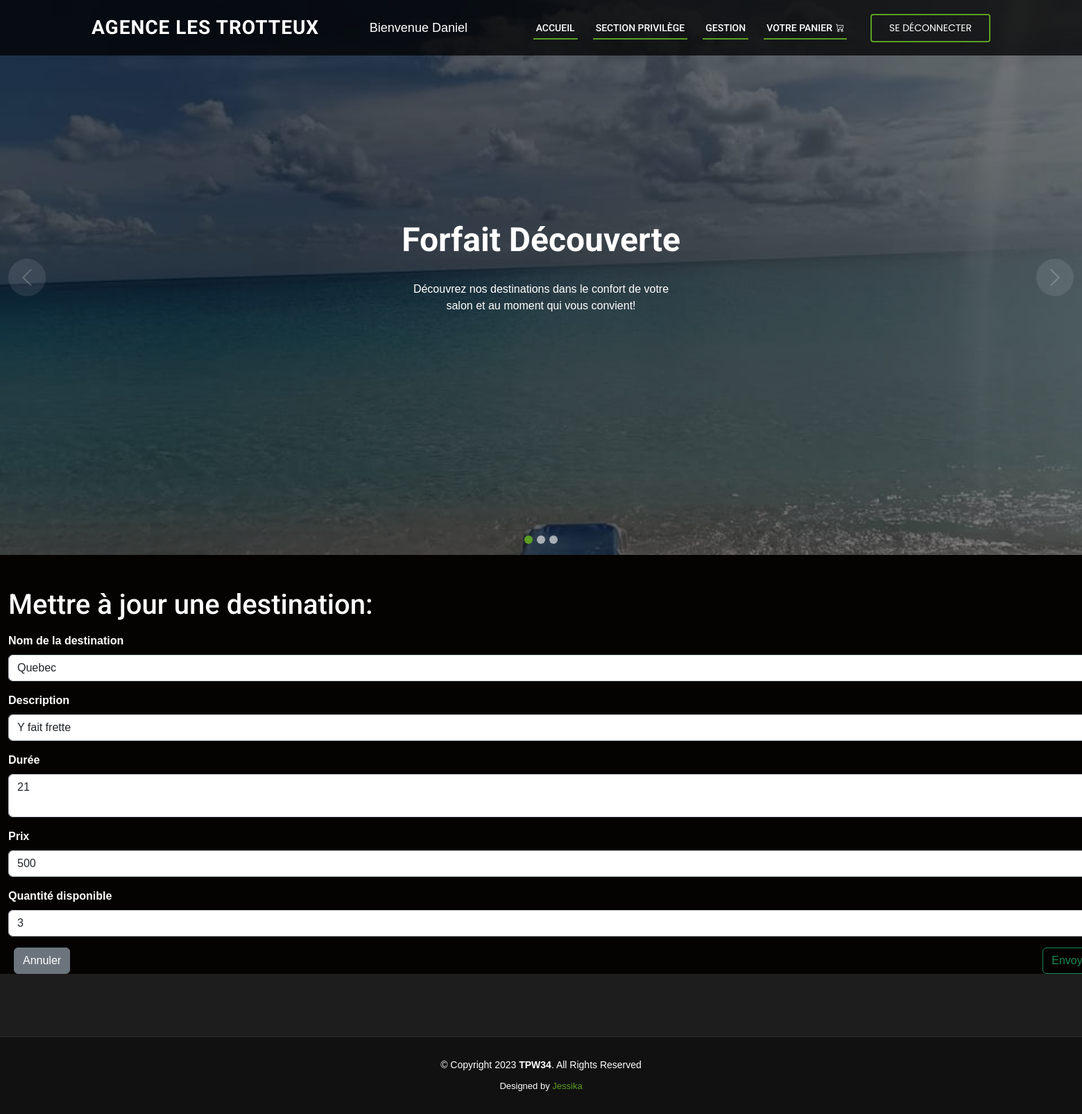
Screenshot of /update.php?id=12 (signed in) with the database file from the repository.
### tables this page shows
CREATE TABLE IF NOT EXISTS `produits` (
  `PK_IdProduit` int(11) NOT NULL AUTO_INCREMENT COMMENT 'PK',
  `NomProduit` varchar(40) NOT NULL,
  `InfoProduit` text NOT NULL COMMENT 'Description du voyage',
  `image` varchar(256) DEFAULT NULL COMMENT 'photographie',
  `TempsProduit` int(11) NOT NULL COMMENT 'Durée du voyage',
  `PrixProduit` decimal(10,0) NOT NULL,
  `QteProduit` int(20) NOT NULL COMMENT 'Quantité du produit',
  `FK_IdCategorie` int(11) DEFAULT NULL COMMENT 'FK',
  PRIMARY KEY (`PK_IdProduit`)
);

### update.php (called while the page is built)
<?php include "include/head.php"; ?>
<?php include "include/menu.php"; ?>
<?php include "contenu/contenuUpdate.php"; ?>
<?php include "include/footer.php"; ?>

### contenu/contenuUpdate.php (the view, shortened to what this page needs)
<?php
    $nomproduit= $infoproduit=$tempsproduit ="";
    $prixproduit=$qteproduit=$PK_IdProduit= 0;
    $name_err= $info_err=$prix_err= $temps_err= $qte_err ="";
    if(isset($_POST["PK_IdProduit"]) && !empty($_POST["PK_IdProduit"])){
        $PK_IdProduit = $_POST["PK_IdProduit"];
        if($_SERVER["REQUEST_METHOD"] == "POST"){
            $input_name = trim($_POST["NomProduit"]);
            if(empty($input_name)){
                $name_err = "SVP entre un nom de categorie.";
            } elseif(!filter_var($input_name, FILTER_VALIDATE_REGEXP, array("options"=>array("regexp"=>"/^[a-zA-Z\s]+$/")))){
                $name_err = "Svp entre un nom valide.";
            } else{
                $nomproduit = $input_name;
            }
            $input_info = trim($_POST["InfoProduit"]);
            if(empty($input_info)){
                $info_err = "Svp entre un info.";
            } else{
                $infoproduit = $input_info;
            }
            $input_prix = trim($_POST["PrixProduit"]);
            if(empty($input_prix)){
                $prix_err = "Svp entre un prix.";
            } else{
                $prixproduit = $input_prix;
            }
            $input_temps = trim($_POST["TempsProduit"]);
            if(empty($input_temps)){
                $temps_err = "Svp entre une durée en jours.";
            } else{
                $tempsproduit = $input_temps;
            }
            $input_qte = trim($_POST["QteProduit"]);
            if(empty($input_qte)){
                $qte_err = "Svp entre une qte.";
            } else{
                $qteproduit = $input_qte;
            }
            if(empty($name_err) && empty($info_err) && empty($prix_err) && empty($temps_err) && empty($qte_err)){
                $sql = "UPDATE produits SET  NomProduit=?, InfoProduit=?, PrixProduit=?, TempsProduit=?, QteProduit=? where PK_IdProduit = ?";
                if($stmt = mysqli_prepare($connect, $sql)){
                        mysqli_stmt_bind_param($stmt,"ssiiii",$parram_nomproduit, $parram_infoproduit, $parram_prixproduit, $parram_tempsproduit, $parram_qteproduit,$parram_id);
                        $parram_nomproduit = $nomproduit;
                        $parram_infoproduit = $infoproduit;
                        $parram_prixproduit = $prixproduit;
                        $parram_tempsproduit = $tempsproduit;
                        $parram_qteproduit = $qteproduit;
                        $parram_id = $_POST["PK_IdProduit"];
                        if(mysqli_stmt_execute($stmt)){
                            header("Location: inventaire.php");
                        } else{
                            echo "Quelque chose à mal été , recommencer plus tard";
                        }
                }
                    mysqli_stmt_close($stmt);
            }
                mysqli_close($connect);
        }
    }else{
                if(isset($_GET["id"]) && !empty(trim($_GET["id"]))){
            $sql = "SELECT * FROM produits WHERE PK_IdProduit = ?";
            if($stmt = mysqli_prepare($connect, $sql)){
                mysqli_stmt_bind_param($stmt, "i", $param_id);
                if(mysqli_stmt_execute($stmt)){
                    $result = mysqli_stmt_get_result($stmt);
                    if(mysqli_num_rows($result) == 1){
                        $row = mysqli_fetch_array($result, MYSQLI_ASSOC);
                    $nomproduit= $row["NomProduit"];
                    $infoproduit= $row["InfoProduit"];
                    $prixproduit= $row["PrixProduit"];
                    $tempsproduit = $row["TempsProduit"];
                    $qteproduit= $row["QteProduit"];
                    } else{
                        header("location: erreur.php");
                        exit();
                    }
                } else{
                    echo "Oops! Something went wrong. Please try again later.";
                }
            }
        }  else{
            header("location: erreur.php");
            exit();
        }
    }
?>
<section id="hero">
    <div class="hero-container">
        <div id="heroCarousel" data-bs-interval="5000" class="carousel slide carousel-fade" data-bs-ride="carousel">
            <ol class="carousel-indicators" id="hero-carousel-indicators"></ol>
            <div class="carousel-inner" role="listbox">
            <div class="carousel-item active" style="background-image: url(img/slide/plage.jpg);">
                <div class="carousel-container">
                    <div class="carousel-content">
                        <h2 class="animate__animated animate__fadeInDown">Forfait Découverte</h2>
                        <p class="animate__animated animate__fadeInUp">Découvrez nos destinations dans le confort de votre salon et au moment qui vous convient!</p>
                    </div>
                </div>
            </div>
        </div>
            <a class="carousel-control-prev" href="#heroCarousel" role="button" data-bs-slide="prev">
                    <span class="carousel-control-prev-icon bi bi-chevron-left" aria-hidden="true"></span>
            </a>
            <a class="carousel-control-next" href="#heroCarousel" role="button" data-bs-slide="next">
                <span class="carousel-control-next-icon bi bi-chevron-right" aria-hidden="true"></span>
            </a>
        </div>
    </div>
</section>
<body>
    <div class="wrapper">
        <div class="container-fluid">
            <div class="row">
                <div class="col-md-12"  style="color:white">
                    <h1 class="mt-5" style="color:white">Mettre à jour une destination: </h1>
                    <form action="<?php echo htmlspecialchars(basename($_SERVER['REQUEST_URI'])); ?>" method="post">
                        <div class="form-group">
                            <label><b>Nom de la destination</b></label>
                            <input type="text" name="NomProduit" class="form-control" <?php echo (!empty($name_err)) ? 'is-invalid' : ''; ?> value="<?php echo $nomproduit; ?>">
                        </div>
                        <div class="form-group">
                            <label><b>Description</b></label>
                            <input type="text" name="InfoProduit" class="form-control <?php echo (!empty($info_err)) ? 'is-invalid' : ''; ?>" value="<?php echo $infoproduit; ?>">
                        </div>
                        <div class="form-group">
                            <label><b>Durée</b></label>
                            <textarea name="TempsProduit" class="form-control " <?php echo (!empty($temps_err)) ? 'is-invalid' : ''; ?> value="<?php echo $tempsproduit; ?>"><?php echo $tempsproduit; ?></textarea>
                        </div>
                        <div class="form-group">
                            <label><b>Prix</b></label>
                            <input type="text" name="PrixProduit" class="form-control " <?php echo (!empty($prix_err)) ? 'is-invalid' : ''; ?> value="<?php echo $prixproduit; ?>">
                        </div>
                        <div class="form-group">
                            <label><b>Quantité disponible</b></label>
                            <input type="text" name="QteProduit" class="form-control <?php echo (!empty($qte_err)) ? 'is-invalid' : ''; ?>" value="<?php echo $qteproduit; ?>">
                        </div>
                        <input type="submit" class="btn btn-outline-success pull-right" value="Envoyer">
                        <a href="inventaire.php" class="btn btn-secondary ml-2">Annuler</a>
                    </form>
                </div>
            </div>
        </div>
    </div>
</body>

### styles.css (style rules this page uses)
body { font-family: "Open Sans", sans-serif; color: #444444; }
a { color: #5c9f24; text-decoration: none; }
h1, h2, h3, h4, h5, h6 { font-family: "Roboto", sans-serif; }
#hero { width: 100%; height: 100vh; background-color: rgba(17, 17, 17, 0.8); overflow: hidden; padding: 0; }
#hero .carousel-item { width: 100%; height: 100vh; background-size: cover; background-position: center; background-repeat: no-repeat; position: relative; transition: 0.3; }
#hero .carousel-item::before { content: ""; background-color: rgba(0, 0, 0, 0.5); position: absolute; top: 0; right: 0; left: 0; bottom: 0; }
#hero .carousel-container { display: flex; justify-content: center; align-items: center; position: absolute; bottom: 0; top: 0; left: 0; right: 0; }
#hero .carousel-content { text-align: center; }
#hero h2 { color: #fff; margin-bottom: 30px; font-size: 48px; font-weight: 700; }
#hero p { width: 80%; -webkit-animation-delay: 0.4s; animation-delay: 0.4s; margin: 0 auto 30px auto; color: #fff; }
#hero .carousel-inner .carousel-item { transition-property: opacity; background-position: center top; }
#hero .carousel-inner .carousel-item, #hero .carousel-inner .active.carousel-item-start, #hero .carousel-inner .active.carousel-item-end { opacity: 0; }
#hero .carousel-inner .active, #hero .carousel-inner .carousel-item-next.carousel-item-start, #hero .carousel-inner .carousel-item-prev.carousel-item-end { opacity: 1; transition: 0.5s; }
#hero .carousel-control-next-icon, #hero .carousel-control-prev-icon { background: none; font-size: 30px; line-height: 0; width: auto; height: auto; background: rgba(255, 255, 255, 0.2); border-radius: 50px; transition: 0.3s; color: rgba(255, 255, 255, 0.5); width: 54px; height: 54px; display: flex; align-items: center; justify-content: center; }
@media (min-width: 1024px) { #hero p { width: 60%; } }
@media (min-width: 1024px) { #hero .carousel-control-prev, #hero .carousel-control-next { width: 5%; } }
section { padding: 60px 0; }

### style.css (style rules this page uses)
body { background-color: #050302;font-family: 'Montserrat', sans-serif }
.wrapper { width: 1600px; margin: 0 auto; }

### rows the page displays
produits: NomProduit "Quebec", InfoProduit "Y fait frette", TempsProduit "21", PrixProduit "500", QteProduit "3"
